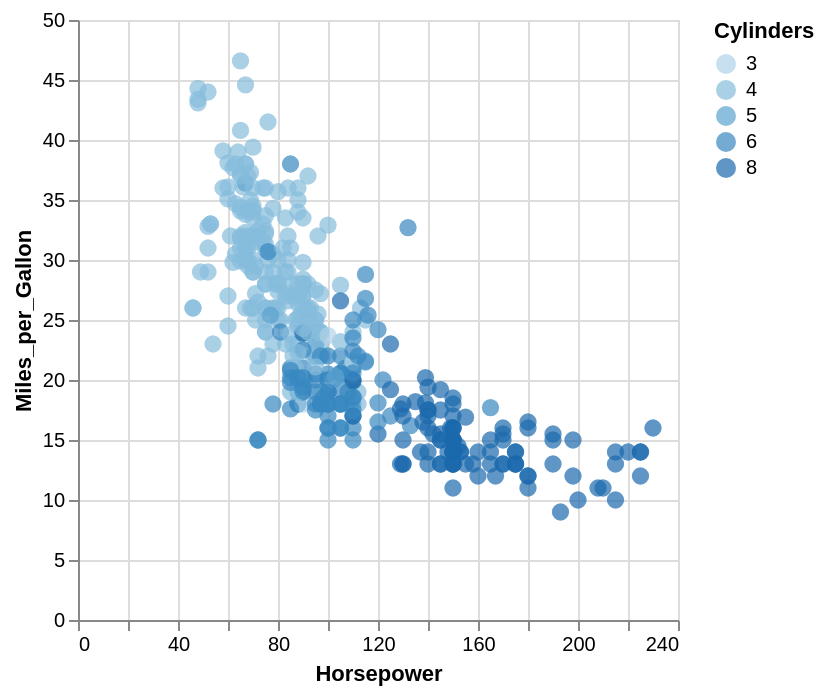

Specify this chart in Vega-Lite:
### Vega-Lite specification from a JSON file in a GitHub repository (floating-point values rounded to 4 significant figures; data arrays with more than 128 entries replaced by an {"elided": "..."} marker saying what was removed)
{"$schema": "https://vega.github.io/schema/vega-lite/v4.json", "data": {"values": {"elided": "406 records"}}, "selection": {"paintbrush": {"type": "multi", "toggle": "event.altKey"}}, "mark": "circle", "encoding": {"x": {"field": "Horsepower", "type": "quantitative"}, "y": {"field": "Miles_per_Gallon", "type": "quantitative"}, "color": {"condition": {"selection": "paintbrush", "field": "Cylinders", "type": "ordinal"}, "value": "grey"}, "size": {"value": 75}}}
